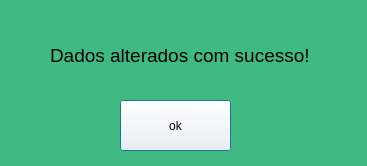
<?xml version="1.0" encoding="UTF-8"?>
<ui version="4.0">
 <class>Dialog</class>
 <widget class="QDialog" name="Dialog">
  <property name="geometry">
   <rect>
    <x>0</x>
    <y>0</y>
    <width>367</width>
    <height>166</height>
   </rect>
  </property>
  <property name="windowTitle">
   <string>Dialog</string>
  </property>
  <property name="styleSheet">
   <string notr="true">background-color: rgb(64, 186, 131);</string>
  </property>
  <widget class="QLabel" name="label">
   <property name="geometry">
    <rect>
     <x>50</x>
     <y>20</y>
     <width>291</width>
     <height>71</height>
    </rect>
   </property>
   <property name="text">
    <string>&lt;html&gt;&lt;head/&gt;&lt;body&gt;&lt;p&gt;&lt;span style=&quot; font-size:14pt;&quot;&gt;Dados alterados com sucesso!&lt;/span&gt;&lt;/p&gt;&lt;/body&gt;&lt;/html&gt;</string>
   </property>
  </widget>
  <widget class="QPushButton" name="btn_ok">
   <property name="geometry">
    <rect>
     <x>120</x>
     <y>100</y>
     <width>111</width>
     <height>51</height>
    </rect>
   </property>
   <property name="styleSheet">
    <string notr="true">background-color: rgb(255, 255, 255);
font: 14pt &quot;Ubuntu&quot;;</string>
   </property>
   <property name="text">
    <string>ok</string>
   </property>
  </widget>
 </widget>
 <resources/>
 <connections/>
</ui>
